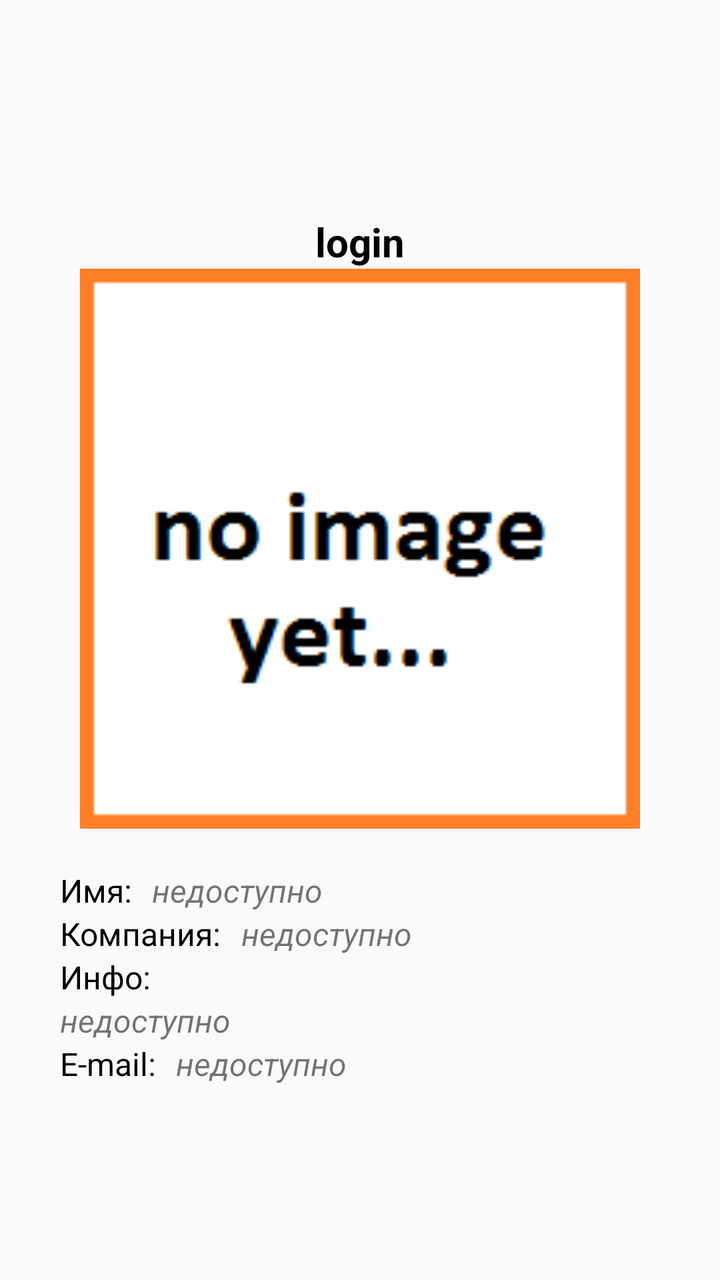
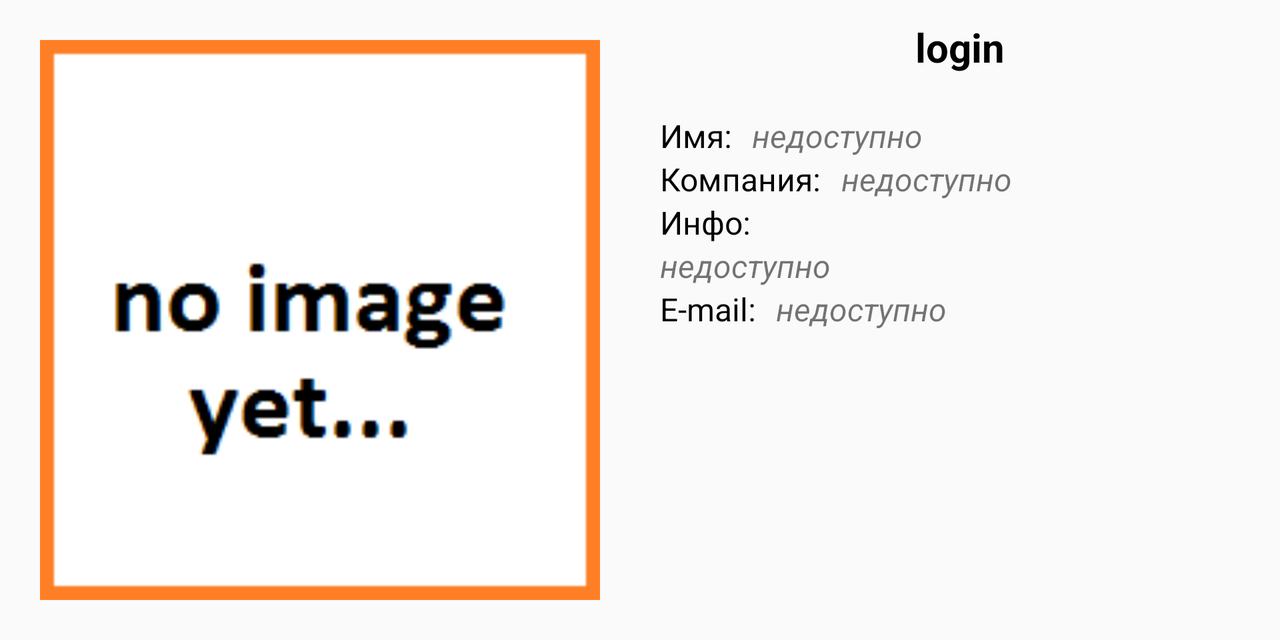

One screen, two layout resources from the same app: the default and the repository's alternative for another configuration. Each is rendered where Android would select it; the XML of both is given below.
<!-- AndroidManifest.xml: application theme AppTheme -->
<!-- res/layout/activity_user_info.xml -->
<?xml version="1.0" encoding="utf-8"?>
<ScrollView xmlns:android="http://schemas.android.com/apk/res/android"
    android:layout_width="match_parent"
    android:layout_height="match_parent"
    android:paddingLeft="20dp"
    android:paddingRight="20dp">

    <LinearLayout
        android:layout_width="match_parent"
        android:layout_height="wrap_content"
        android:layout_gravity="center"
        android:gravity="center"
        android:orientation="vertical">

        <TextView
            android:id="@+id/loginTextView"
            android:layout_width="wrap_content"
            android:layout_height="wrap_content"
            android:layout_marginTop="10dp"
            android:freezesText="true"
            android:text="login"
            android:textColor="@android:color/black"
            android:textSize="20sp"
            android:textStyle="bold" />

        <ImageView
            android:id="@+id/avatarImageView"
            android:layout_width="match_parent"
            android:layout_height="wrap_content"
            android:layout_marginLeft="20dp"
            android:layout_marginRight="20dp"
            android:adjustViewBounds="true"
            android:src="@drawable/no_image" />

        <LinearLayout
            android:layout_width="match_parent"
            android:layout_height="wrap_content"
            android:layout_marginTop="20dp"
            android:orientation="horizontal">

            <TextView
                style="@style/LeftTextView"
                android:text="Имя:" />

            <TextView
                android:id="@+id/nameTextView"
                style="@style/ContentTextView"
                android:text="@string/unavailable" />
        </LinearLayout>

        <LinearLayout
            android:layout_width="match_parent"
            android:layout_height="wrap_content"
            android:orientation="horizontal">

            <TextView
                style="@style/LeftTextView"
                android:text="Компания:" />

            <TextView
                android:id="@+id/companyTextView"
                style="@style/ContentTextView"
                android:text="@string/unavailable" />
        </LinearLayout>

        <TextView
            style="@style/LeftTextView"
            android:text="Инфо:" />

        <TextView
            android:id="@+id/bioTextView"
            android:layout_marginLeft="10dp"
            android:layout_gravity="left"
            style="@style/ContentTextView"
            android:text="@string/unavailable"/>

        <LinearLayout
            android:layout_width="match_parent"
            android:layout_height="wrap_content"
            android:orientation="horizontal">

            <TextView
                style="@style/LeftTextView"
                android:text="E-mail:" />

            <TextView
                android:id="@+id/emailTextView"
                style="@style/ContentTextView"
                android:text="@string/unavailable" />
        </LinearLayout>
    </LinearLayout>
</ScrollView>
<!-- resources referenced by this layout -->
<resources>
  <!-- drawable no_image: png bitmap (drawable, 2553 bytes) -->
  <string name="unavailable">недоступно</string>
  <style name="ContentTextView" parent="android:Widget.TextView">
          <item name="android:freezesText">true</item>
          <item name="android:textStyle">italic</item>
          <item name="android:textSize">16sp</item>
          <item name="android:layout_width">wrap_content</item>
          <item name="android:layout_height">wrap_content</item>
      </style>
  <style name="LeftTextView" parent="android:Widget.TextView">
          <item name="android:textColor">@android:color/black</item>
          <item name="android:textSize">16sp</item>
          <item name="android:layout_gravity">left</item>
          <item name="android:layout_width">wrap_content</item>
          <item name="android:layout_height">wrap_content</item>
          <item name="android:layout_marginLeft">10dp</item>
          <item name="android:layout_marginRight">10dp</item>
      </style>
  <style name="AppTheme" parent="Theme.AppCompat.Light.DarkActionBar">
          
          <item name="colorPrimary">@color/colorPrimary</item>
          <item name="colorPrimaryDark">@color/colorPrimaryDark</item>
          <item name="colorAccent">@color/colorAccent</item>
      </style>
</resources>
<!-- res/layout-land/activity_user_info.xml (the repository's variant of the layout above) -->
<!-- drawn on the phone turned sideways -->
<?xml version="1.0" encoding="utf-8"?>
<LinearLayout xmlns:android="http://schemas.android.com/apk/res/android"
    android:layout_width="match_parent"
    android:layout_height="wrap_content"
    android:layout_gravity="center"
    android:orientation="horizontal">

    <LinearLayout
        android:layout_width="0dp"
        android:layout_height="wrap_content"
        android:layout_weight="1">

        <ImageView
            android:id="@+id/avatarImageView"
            android:layout_width="match_parent"
            android:layout_height="wrap_content"
            android:layout_margin="20dp"
            android:adjustViewBounds="true"
            android:src="@drawable/no_image" />
    </LinearLayout>

    <LinearLayout
        android:layout_width="0dp"
        android:layout_height="wrap_content"
        android:layout_weight="1"
        android:gravity="center"
        android:orientation="vertical">

        <TextView
            android:id="@+id/loginTextView"
            android:layout_width="wrap_content"
            android:layout_height="wrap_content"
            android:layout_marginTop="10dp"
            android:freezesText="true"
            android:text="login"
            android:textColor="@android:color/black"
            android:textSize="20sp"
            android:textStyle="bold" />

        <LinearLayout
            android:layout_width="match_parent"
            android:layout_height="wrap_content"
            android:layout_marginTop="20dp"
            android:orientation="horizontal">

            <TextView
                style="@style/LeftTextView"
                android:text="Имя:" />

            <TextView
                android:id="@+id/nameTextView"
                style="@style/ContentTextView"
                android:text="@string/unavailable" />
        </LinearLayout>

        <LinearLayout
            android:layout_width="match_parent"
            android:layout_height="wrap_content"
            android:orientation="horizontal">

            <TextView
                style="@style/LeftTextView"
                android:text="Компания:" />

            <TextView
                android:id="@+id/companyTextView"
                style="@style/ContentTextView"
                android:text="@string/unavailable" />
        </LinearLayout>

        <TextView
            style="@style/LeftTextView"
            android:text="Инфо:" />

        <TextView
            android:id="@+id/bioTextView"
            android:layout_marginLeft="10dp"
            android:layout_gravity="left"
            style="@style/ContentTextView"
            android:text="@string/unavailable"/>

        <LinearLayout
            android:layout_width="match_parent"
            android:layout_height="wrap_content"
            android:orientation="horizontal">

            <TextView
                style="@style/LeftTextView"
                android:text="E-mail:" />

            <TextView
                android:id="@+id/emailTextView"
                style="@style/ContentTextView"
                android:text="@string/unavailable" />
        </LinearLayout>
    </LinearLayout>
</LinearLayout>
